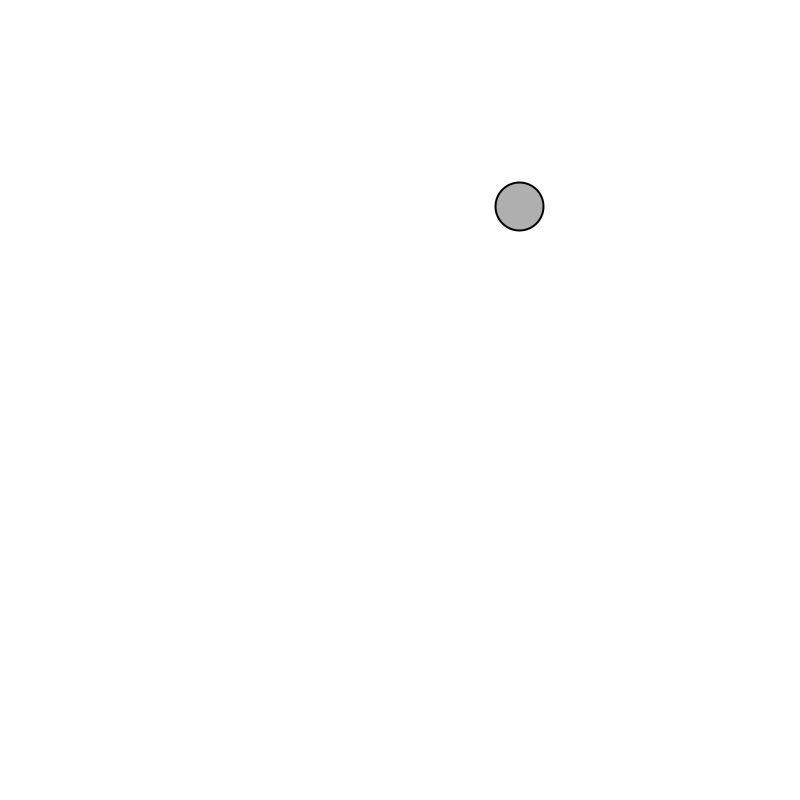
Frame 1 (no input)
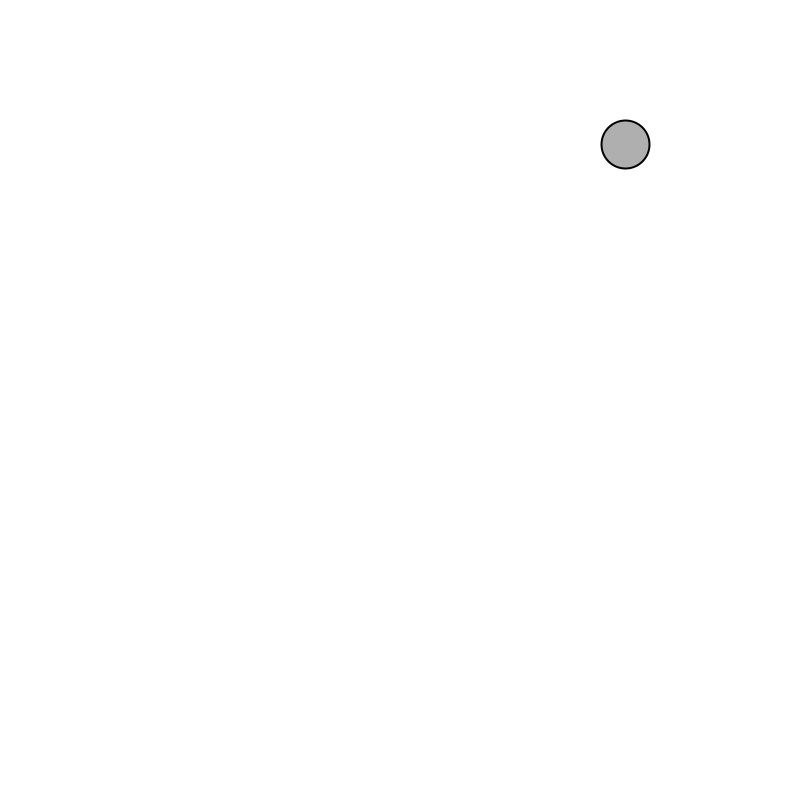
Frame 60 (the mouse pressed at the canvas centre just before this capture)
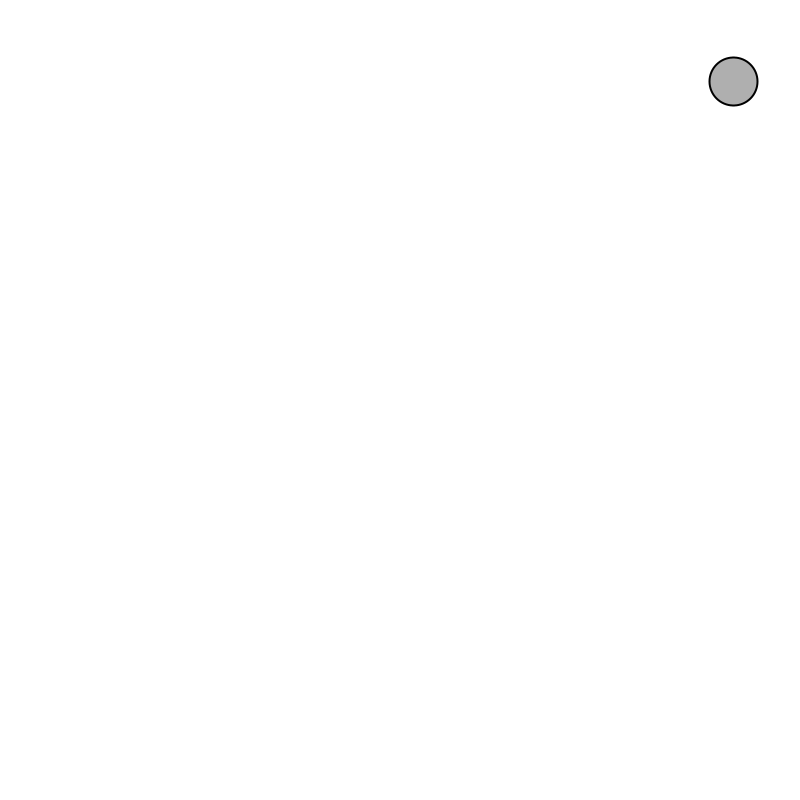
Frame 120 (the mouse held since frame 60 and released just before this capture)

The Processing sketch that drew these frames (run headless with seeded random() and noise(); from frame 60 on, the mouse is pressed at the canvas centre):

// Processing sketch: Mover
// ── Mover.pde
class Moverz {
  PVector location;
  PVector velocity;
  
  Moverz() {
    location = new PVector(random(width), random(height));
    velocity = new PVector(random(-2, 2), random(-2, 2));
  }
  
  void update() {
    location.add(velocity);
  }
  
  void display() {
    stroke(0);
    strokeWeight(2);
    fill(175);
    ellipse(location.x, location.y, 48, 48);
  }
  
  void checkEdges() {
    if (location.x > width) {
      location.x = 0;
    } else if (location.x < 0) {
      location.x = width;
    }
    
    if (location.y > height) {
      location.y = 0;
    } else if (location.y < 0) {
      location.y = height;
    }
  }
}

// ── motion101.pde
Moverz mover;

void setup() {
  size(800, 800);
  smooth();
  mover = new Moverz();
}

void draw() {
  background(255);
  mover.update();
  mover.checkEdges();
  mover.display();
}
